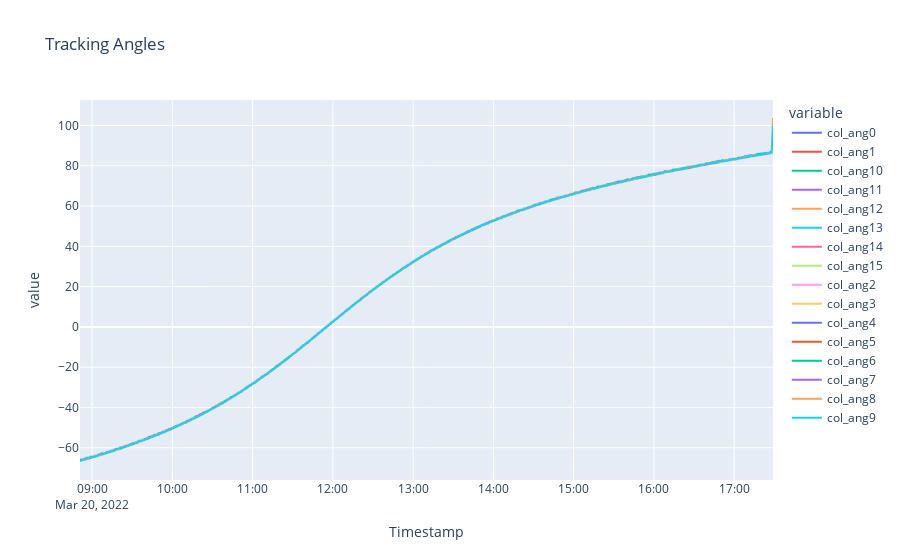

Notebook code for this chart:
### Markdown cell above
### Tracking Angles

### Code cell
fig = px.line(df_broad, x=df_broad.index, y=['col_ang0', 'col_ang1', 'col_ang10', 'col_ang11','col_ang12', 
                                             'col_ang13', 'col_ang14', 'col_ang15','col_ang2','col_ang3', 
                                             'col_ang4', 'col_ang5', 'col_ang6', 'col_ang7', 'col_ang8','col_ang9'],
                title="Tracking Angles")
fig.show()


df_broad['col_ang_STD'] = df_broad[['col_ang0', 'col_ang1', 'col_ang10', 'col_ang11','col_ang12', 
                                             'col_ang13', 'col_ang14', 'col_ang15','col_ang2','col_ang3', 
                                             'col_ang4', 'col_ang5', 'col_ang6', 'col_ang7', 'col_ang8','col_ang9']].std(axis=1)
df_broad['col_ang_MEAN'] = df_broad[['col_ang0', 'col_ang1', 'col_ang10', 'col_ang11','col_ang12', 
                                             'col_ang13', 'col_ang14', 'col_ang15','col_ang2','col_ang3', 
                                             'col_ang4', 'col_ang5', 'col_ang6', 'col_ang7', 'col_ang8','col_ang9']].mean(axis=1)

### Figure 1 — Plotly figure (JSON) as saved in the notebook; plotly's stock layout.template omitted (floating-point values rounded to 4 significant figures; data arrays with more than 128 entries replaced by an {"elided": "..."} marker saying what was removed)
{"data": [{"hovertemplate": "variable=col_ang0<br>Timestamp=%{x}<br>value=%{y}<extra></extra>", "legendgroup": "col_ang0", "line": {"color": "#636efa", "dash": "solid"}, "marker": {"symbol": "circle"}, "mode": "lines", "name": "col_ang0", "showlegend": true, "type": "scattergl", "x": {"elided": "519 str values"}, "xaxis": "x", "y": {"elided": "519 float values"}, "yaxis": "y"}, {"hovertemplate": "variable=col_ang1<br>Timestamp=%{x}<br>value=%{y}<extra></extra>", "legendgroup": "col_ang1", "line": {"color": "#EF553B", "dash": "solid"}, "marker": {"symbol": "circle"}, "mode": "lines", "name": "col_ang1", "showlegend": true, "type": "scattergl", "x": {"elided": "519 str values"}, "xaxis": "x", "y": {"elided": "519 float values"}, "yaxis": "y"}, {"hovertemplate": "variable=col_ang10<br>Timestamp=%{x}<br>value=%{y}<extra></extra>", "legendgroup": "col_ang10", "line": {"color": "#00cc96", "dash": "solid"}, "marker": {"symbol": "circle"}, "mode": "lines", "name": "col_ang10", "showlegend": true, "type": "scattergl", "x": {"elided": "519 str values"}, "xaxis": "x", "y": {"elided": "519 float values"}, "yaxis": "y"}, {"hovertemplate": "variable=col_ang11<br>Timestamp=%{x}<br>value=%{y}<extra></extra>", "legendgroup": "col_ang11", "line": {"color": "#ab63fa", "dash": "solid"}, "marker": {"symbol": "circle"}, "mode": "lines", "name": "col_ang11", "showlegend": true, "type": "scattergl", "x": {"elided": "519 str values"}, "xaxis": "x", "y": {"elided": "519 float values"}, "yaxis": "y"}, {"hovertemplate": "variable=col_ang12<br>Timestamp=%{x}<br>value=%{y}<extra></extra>", "legendgroup": "col_ang12", "line": {"color": "#FFA15A", "dash": "solid"}, "marker": {"symbol": "circle"}, "mode": "lines", "name": "col_ang12", "showlegend": true, "type": "scattergl", "x": {"elided": "519 str values"}, "xaxis": "x", "y": {"elided": "519 float values"}, "yaxis": "y"}, {"hovertemplate": "variable=col_ang13<br>Timestamp=%{x}<br>value=%{y}<extra></extra>", "legendgroup": "col_ang13", "line": {"color": "#19d3f3", "dash": "solid"}, "marker": {"symbol": "circle"}, "mode": "lines", "name": "col_ang13", "showlegend": true, "type": "scattergl", "x": {"elided": "519 str values"}, "xaxis": "x", "y": {"elided": "519 float values"}, "yaxis": "y"}, {"hovertemplate": "variable=col_ang14<br>Timestamp=%{x}<br>value=%{y}<extra></extra>", "legendgroup": "col_ang14", "line": {"color": "#FF6692", "dash": "solid"}, "marker": {"symbol": "circle"}, "mode": "lines", "name": "col_ang14", "showlegend": true, "type": "scattergl", "x": {"elided": "519 str values"}, "xaxis": "x", "y": {"elided": "519 float values"}, "yaxis": "y"}, {"hovertemplate": "variable=col_ang15<br>Timestamp=%{x}<br>value=%{y}<extra></extra>", "legendgroup": "col_ang15", "line": {"color": "#B6E880", "dash": "solid"}, "marker": {"symbol": "circle"}, "mode": "lines", "name": "col_ang15", "showlegend": true, "type": "scattergl", "x": {"elided": "519 str values"}, "xaxis": "x", "y": {"elided": "519 float values"}, "yaxis": "y"}, {"hovertemplate": "variable=col_ang2<br>Timestamp=%{x}<br>value=%{y}<extra></extra>", "legendgroup": "col_ang2", "line": {"color": "#FF97FF", "dash": "solid"}, "marker": {"symbol": "circle"}, "mode": "lines", "name": "col_ang2", "showlegend": true, "type": "scattergl", "x": {"elided": "519 str values"}, "xaxis": "x", "y": {"elided": "519 float values"}, "yaxis": "y"}, {"hovertemplate": "variable=col_ang3<br>Timestamp=%{x}<br>value=%{y}<extra></extra>", "legendgroup": "col_ang3", "line": {"color": "#FECB52", "dash": "solid"}, "marker": {"symbol": "circle"}, "mode": "lines", "name": "col_ang3", "showlegend": true, "type": "scattergl", "x": {"elided": "519 str values"}, "xaxis": "x", "y": {"elided": "519 float values"}, "yaxis": "y"}, {"hovertemplate": "variable=col_ang4<br>Timestamp=%{x}<br>value=%{y}<extra></extra>", "legendgroup": "col_ang4", "line": {"color": "#636efa", "dash": "solid"}, "marker": {"symbol": "circle"}, "mode": "lines", "name": "col_ang4", "showlegend": true, "type": "scattergl", "x": {"elided": "519 str values"}, "xaxis": "x", "y": {"elided": "519 float values"}, "yaxis": "y"}, {"hovertemplate": "variable=col_ang5<br>Timestamp=%{x}<br>value=%{y}<extra></extra>", "legendgroup": "col_ang5", "line": {"color": "#EF553B", "dash": "solid"}, "marker": {"symbol": "circle"}, "mode": "lines", "name": "col_ang5", "showlegend": true, "type": "scattergl", "x": {"elided": "519 str values"}, "xaxis": "x", "y": {"elided": "519 float values"}, "yaxis": "y"}, {"hovertemplate": "variable=col_ang6<br>Timestamp=%{x}<br>value=%{y}<extra></extra>", "legendgroup": "col_ang6", "line": {"color": "#00cc96", "dash": "solid"}, "marker": {"symbol": "circle"}, "mode": "lines", "name": "col_ang6", "showlegend": true, "type": "scattergl", "x": {"elided": "519 str values"}, "xaxis": "x", "y": {"elided": "519 float values"}, "yaxis": "y"}, {"hovertemplate": "variable=col_ang7<br>Timestamp=%{x}<br>value=%{y}<extra></extra>", "legendgroup": "col_ang7", "line": {"color": "#ab63fa", "dash": "solid"}, "marker": {"symbol": "circle"}, "mode": "lines", "name": "col_ang7", "showlegend": true, "type": "scattergl", "x": {"elided": "519 str values"}, "xaxis": "x", "y": {"elided": "519 float values"}, "yaxis": "y"}, {"hovertemplate": "variable=col_ang8<br>Timestamp=%{x}<br>value=%{y}<extra></extra>", "legendgroup": "col_ang8", "line": {"color": "#FFA15A", "dash": "solid"}, "marker": {"symbol": "circle"}, "mode": "lines", "name": "col_ang8", "showlegend": true, "type": "scattergl", "x": {"elided": "519 str values"}, "xaxis": "x", "y": {"elided": "519 float values"}, "yaxis": "y"}, {"hovertemplate": "variable=col_ang9<br>Timestamp=%{x}<br>value=%{y}<extra></extra>", "legendgroup": "col_ang9", "line": {"color": "#19d3f3", "dash": "solid"}, "marker": {"symbol": "circle"}, "mode": "lines", "name": "col_ang9", "showlegend": true, "type": "scattergl", "x": {"elided": "519 str values"}, "xaxis": "x", "y": {"elided": "519 float values"}, "yaxis": "y"}], "layout": {"legend": {"title": {"text": "variable"}, "tracegroupgap": 0}, "title": {"text": "Tracking Angles"}, "xaxis": {"anchor": "y", "domain": [0, 1], "title": {"text": "Timestamp"}}, "yaxis": {"anchor": "x", "domain": [0, 1], "title": {"text": "value"}}}}
